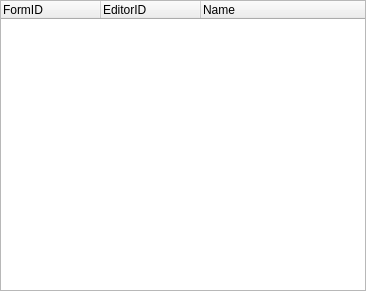
<?xml version="1.0" encoding="UTF-8"?>
<ui version="4.0">
 <class>UIModListView</class>
 <widget class="QWidget" name="UIModListView">
  <property name="geometry">
   <rect>
    <x>0</x>
    <y>0</y>
    <width>366</width>
    <height>291</height>
   </rect>
  </property>
  <property name="windowTitle">
   <string>Form</string>
  </property>
  <layout class="QVBoxLayout" name="verticalLayout">
   <property name="spacing">
    <number>0</number>
   </property>
   <property name="leftMargin">
    <number>0</number>
   </property>
   <property name="topMargin">
    <number>0</number>
   </property>
   <property name="rightMargin">
    <number>0</number>
   </property>
   <property name="bottomMargin">
    <number>0</number>
   </property>
   <item>
    <widget class="HTreeWidget" name="treeWidgetMod">
     <property name="alternatingRowColors">
      <bool>true</bool>
     </property>
     <property name="indentation">
      <number>16</number>
     </property>
     <property name="rootIsDecorated">
      <bool>true</bool>
     </property>
     <property name="uniformRowHeights">
      <bool>true</bool>
     </property>
     <column>
      <property name="text">
       <string>FormID</string>
      </property>
     </column>
     <column>
      <property name="text">
       <string>EditorID</string>
      </property>
     </column>
     <column>
      <property name="text">
       <string>Name</string>
      </property>
     </column>
    </widget>
   </item>
  </layout>
 </widget>
 <customwidgets>
  <customwidget>
   <class>HTreeWidget</class>
   <extends>QTreeWidget</extends>
   <header>HTreeWidget.h</header>
  </customwidget>
 </customwidgets>
 <resources/>
 <connections/>
</ui>
